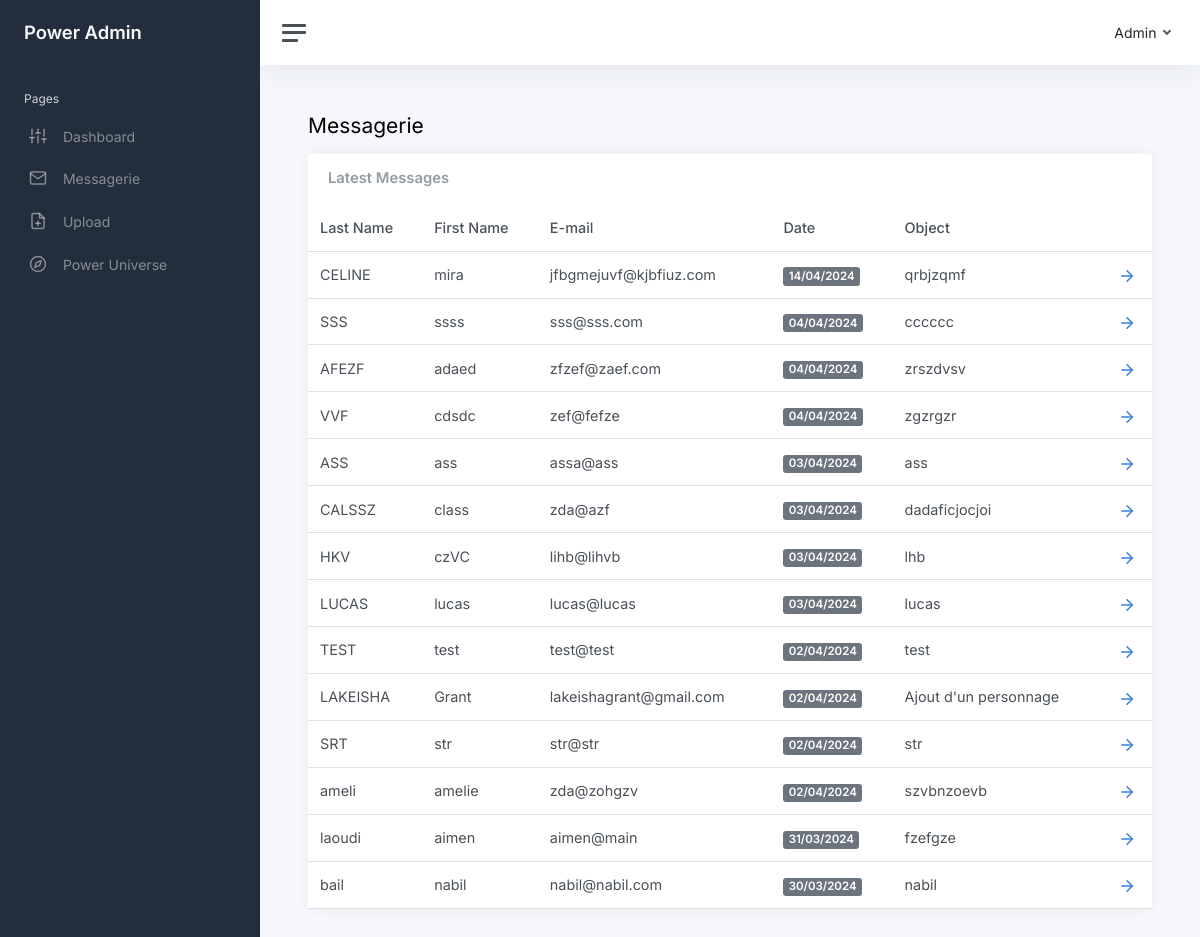
The app's page /admin/messagerie.php (signed in) with its own data.
### tables this page shows
CREATE TABLE `contacts` (
  `id_contacts` int(11) NOT NULL,
  `first_name_contacts` varchar(30) NOT NULL,
  `last_name_contacts` varchar(30) NOT NULL,
  `email_contacts` varchar(80) DEFAULT NULL,
  `object_contacts` varchar(50) NOT NULL,
  `text_contacts` text NOT NULL,
  `date_contacts` timestamp NULL DEFAULT CURRENT_TIMESTAMP
);

### classes/Database.php (called while the page is built, shortened)
<?php
class Database
{
    public static function getConnection(): PDO
    {
        [
            'DB_HOST' => $db_host,
            'DB_NAME' => $db_name,
            'DB_USERNAME' => $db_user,
            'DB_PASSWORD' => $db_password,
            'DB_CHARSET' => $db_charset
        ] = parse_ini_file(__DIR__ . '/../config/db.ini');
        return new PDO("mysql:host=$db_host;dbname=$db_name;charset=$db_charset", $db_user, $db_password, [
            PDO::ATTR_DEFAULT_FETCH_MODE => PDO::FETCH_ASSOC,
            PDO::ATTR_ERRMODE => PDO::ERRMODE_EXCEPTION
        ]);
    }
}

### classes/Contact.php (called while the page is built, shortened)
<?php
require_once __DIR__ . '/Database.php';
class Contact
{
    public static function getContactsWithLimit(): array
    {
        $sql = 'SELECT *, DATE_FORMAT(date_contacts, "%d/%m/%Y") AS date FROM contacts ORDER BY date_contacts DESC LIMIT 0, 14';
        $query = Database::getConnection()->query($sql);
        return $query->fetchAll();
    }
}

### admin/messagerie.php (the view, shortened to what this page needs)
<?php
require_once 'layout/head.php';
require_once '../classes/Contact.php';
$contacts = Contact::getContactsWithLimit();
?>
<div class="wrapper">
	<?php require_once 'layout/sidebar.php'; ?>
	<div class="main">
		<?php require_once 'layout/navbar.php'; ?>
		<main class="content">
			<div class="container-fluid p-0">
				<h1 class="h3 mb-3">Messagerie</h1>
				<div class="row">
					<div class="col-12">
						<div class="row">
							<div class="col-lg-12 d-flex">
								<div class="card flex-fill">
									<div class="card-header">
										<h5 class="card-title mb-0">Latest Messages</h5>
									</div>
									<table class="table table-hover my-0">
										<thead>
											<tr>
												<th>Last Name</th>
												<th class="d-none d-xl-table-cell">First Name</th>
												<th class="d-none d-xl-table-cell">E-mail</th>
												<th class="d-none d-xl-table-cell">Date</th>
												<th>Object</th>
												<th class="d-none d-md-table-cell"></th>
											</tr>
										</thead>
										<tbody>
											<?php foreach ($contacts as $contact) { ?>
												<tr>
													<td><?php echo $contact['last_name_contacts']; ?></td>
													<td class="d-none d-xl-table-cell"><?php echo $contact['first_name_contacts']; ?></td>
													<td class="d-none d-xl-table-cell"><?php echo $contact['email_contacts']; ?></td>
													<td><span class="badge text-bg-secondary"><?php echo $contact['date']; ?></span></td>
													<td class="d-none d-xl-table-cell"><?php echo $contact['object_contacts']; ?></td>
													<td class="d-none d-md-table-cell text-center"><a href="messages.php?id=<?php echo $contact['id_contacts']; ?>"><i class="align-middle" data-feather="arrow-right"></i></a></td>
												</tr>
											<?php } ?>
										</tbody>
									</table>
								</div>
							</div>
						</div>
					</div>
				</div>
			</div>
		</main>
	</div>
</div>
</body>
</html>

### assets/css/style.css (style rules this page uses)
:root { --white: #f9f7f1; --black: #0000; --primary: #433b23; --secondary: #7a621a; --accent: #a48119; }

### records on screen
contacts: last_name_contacts "CELINE", first_name_contacts "mira", email_contacts "jfbgmejuvf@kjbfiuz.com", date "14/04/2024", object_contacts "qrbjzqmf"
contacts: last_name_contacts "SSS", first_name_contacts "ssss", email_contacts "sss@sss.com", date "04/04/2024", object_contacts "cccccc"
contacts: last_name_contacts "AFEZF", first_name_contacts "adaed", email_contacts "zfzef@zaef.com", date "04/04/2024", object_contacts "zrszdvsv"
contacts: last_name_contacts "VVF", first_name_contacts "cdsdc", email_contacts "zef@fefze", date "04/04/2024", object_contacts "zgzrgzr"
contacts: last_name_contacts "ASS", first_name_contacts "ass", email_contacts "assa@ass", date "03/04/2024", object_contacts "ass"
contacts: last_name_contacts "CALSSZ", first_name_contacts "class", email_contacts "zda@azf", date "03/04/2024", object_contacts "dadaficjocjoi"
contacts: last_name_contacts "HKV", first_name_contacts "czVC", email_contacts "lihb@lihvb", date "03/04/2024", object_contacts "lhb"
contacts: last_name_contacts "LUCAS", first_name_contacts "lucas", email_contacts "lucas@lucas", date "03/04/2024", object_contacts "lucas"
contacts: last_name_contacts "TEST", first_name_contacts "test", email_contacts "test@test", date "02/04/2024", object_contacts "test"
contacts: last_name_contacts "LAKEISHA", first_name_contacts "Grant", email_contacts "lakeishagrant@gmail.com", date "02/04/2024", object_contacts "Ajout d'un personnage"
contacts: last_name_contacts "SRT", first_name_contacts "str", email_contacts "str@str", date "02/04/2024", object_contacts "str"
contacts: last_name_contacts "ameli", first_name_contacts "amelie", email_contacts "zda@zohgzv", date "02/04/2024", object_contacts "szvbnzoevb"
contacts: last_name_contacts "laoudi", first_name_contacts "aimen", email_contacts "aimen@main", date "31/03/2024", object_contacts "fzefgze"
contacts: last_name_contacts "bail", first_name_contacts "nabil", email_contacts "nabil@nabil.com", date "30/03/2024", object_contacts "nabil"
